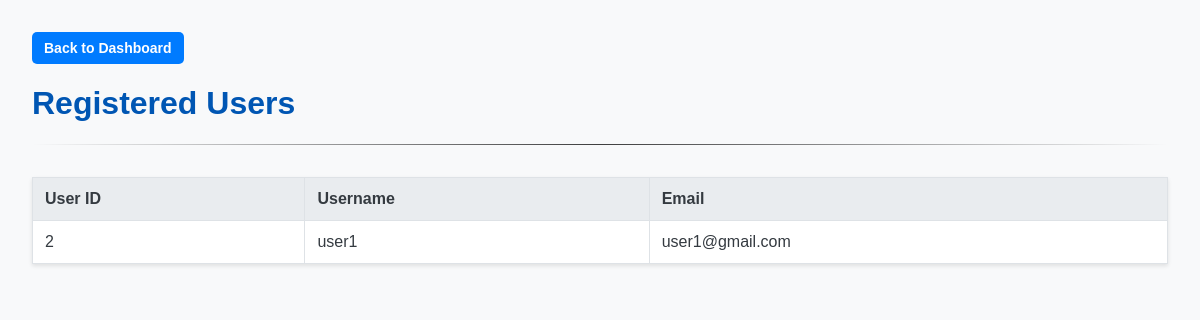
/admin/users (signed in), run on an earlier commit of the app's database.
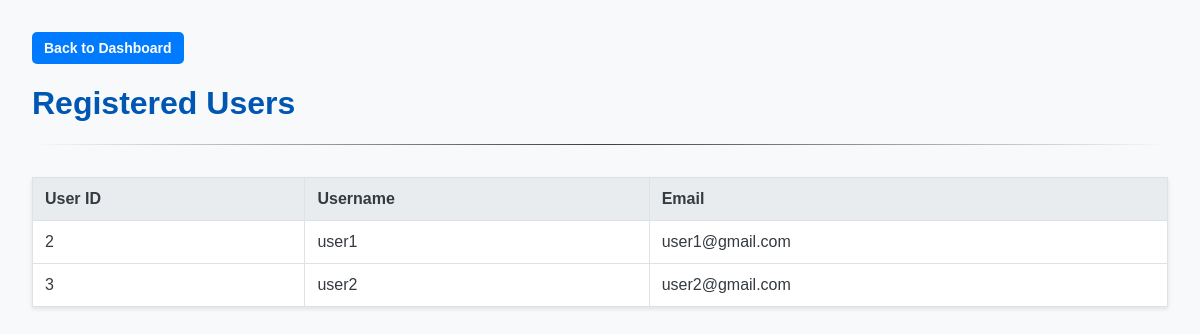
And on a later commit of the database.
### models/models.py (models this page shows)
class User(db.Model):
    __tablename__ = 'users'
    id = db.Column(db.Integer, primary_key=True)
    username = db.Column(db.String(80), unique=True, nullable=False)
    email = db.Column(db.String(120), unique=True, nullable=False)
    password = db.Column(db.String(128), nullable=False)
    is_admin = db.Column(db.Boolean, default=False, nullable=False)
    bookings = db.relationship('Booking', backref='user', lazy=True)

### app.py (the view)
@app.route('/admin/users')
def view_users():
    if not session.get('is_admin'):
        flash("Admin access required.", "error")
        return redirect(url_for('login'))
    all_users = User.query.filter_by(is_admin=False).all()
    return render_template('view_users.html', users=all_users)

### templates/view_users.html (shortened to what this page needs)
<!DOCTYPE html>
<html lang="en">
<head>
    <link rel="stylesheet" href="{{ url_for('static', filename='css/styles.css') }}">
</head>
<body>
    <div>
        <a href="{{ url_for('admin_dashboard') }}" class="btn btn-primary"> Back to Dashboard</a>
    </div>
    <h1>Registered Users</h1>
    <hr>
    <table>
        <thead>
            <tr>
                <th>User ID</th>
                <th>Username</th>
                <th>Email</th>
            </tr>
        </thead>
        <tbody>
            {% for user in users %}
            <tr>
                <td>{{ user.id }}</td>
                <td>{{ user.username }}</td>
                <td>{{ user.email }}</td>
            </tr>
            {% else %}
            <tr>
                <td colspan="3">No registered users found.</td>
            </tr>
            {% endfor %}
        </tbody>
    </table>
</body>
</html>

### static/css/styles.css (style rules this page uses)
body { font-family: sans-serif; margin: 2em; background-color: #f8f9fa; color: #343a40; }
h1, h2 { color: #0056b3; }
hr { border: 0; height: 1px; background-image: linear-gradient(to right, rgba(0, 0, 0, 0), rgba(0, 0, 0, 0.75), rgba(0, 0, 0, 0)); }
table { width: 100%; border-collapse: collapse; margin-top: 2em; background-color: white; box-shadow: 0 2px 4px rgba(0,0,0,0.1); }
th, td { border: 1px solid #dee2e6; padding: 12px; text-align: left; }
th { background-color: #e9ecef; }
.btn { padding: 8px 12px; border-radius: 5px; border: none; cursor: pointer; font-weight: bold; color: white; text-decoration: none; font-size: 14px; display: inline-block; }
.btn-primary { background-color: #007bff; }

What changed in the data, as far as the page shows it:
added User: id "3", username "user2", email "user2@gmail.com"
